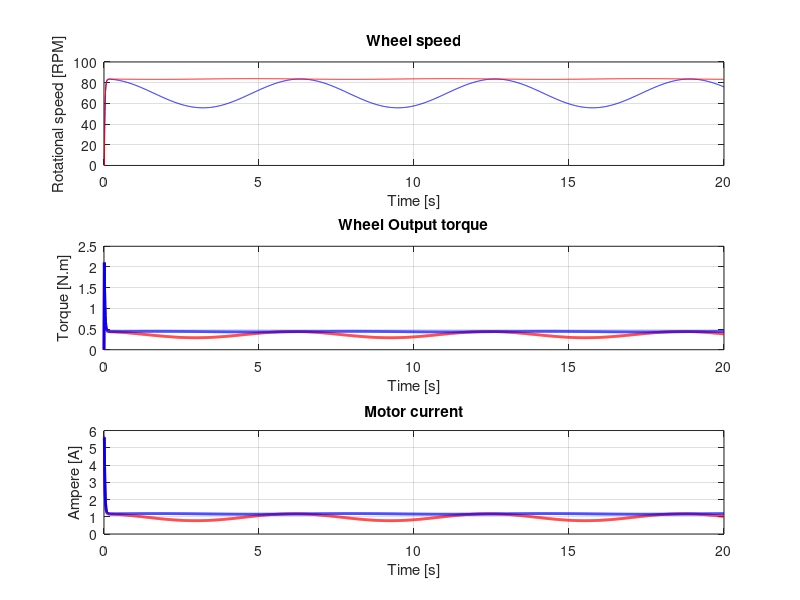
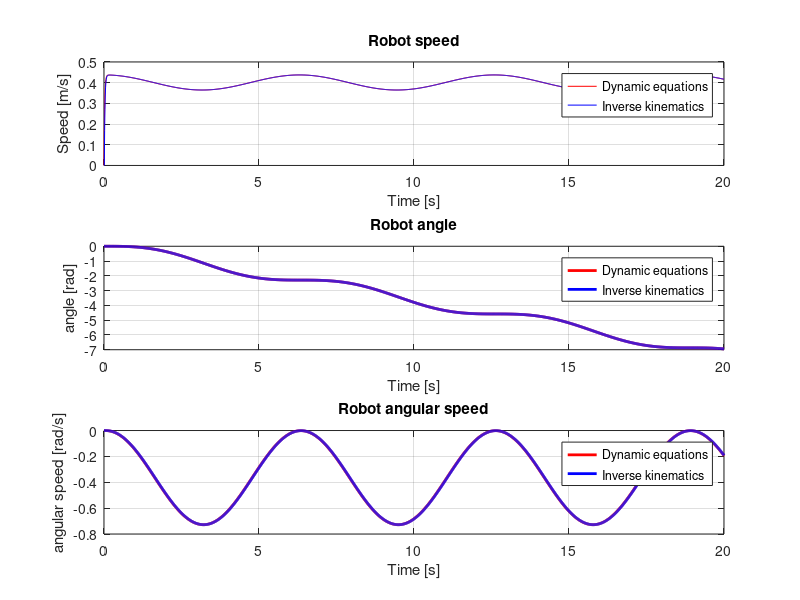
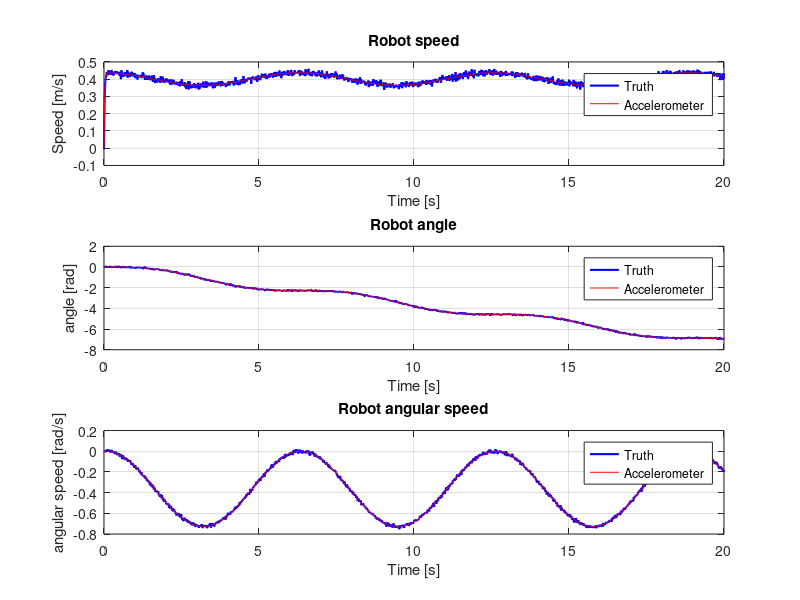
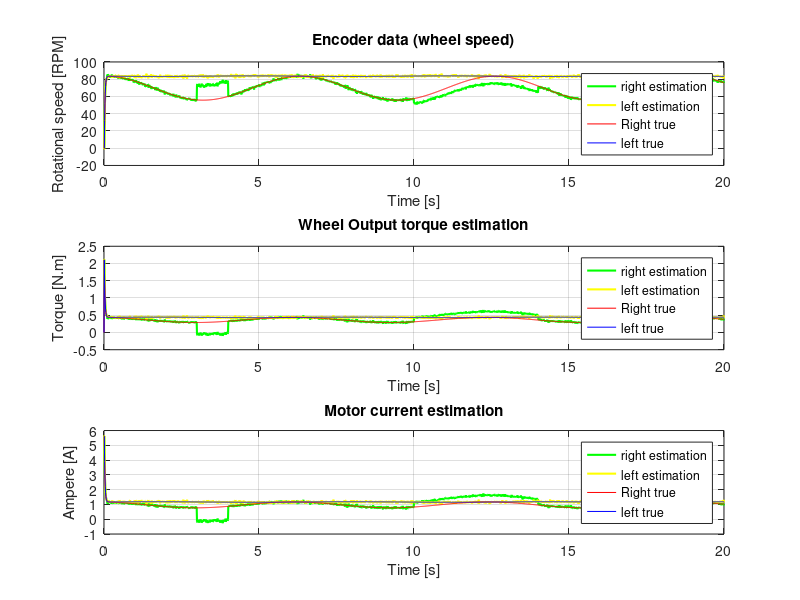

Here is the MATLAB script that generated these plots, in order: (Note: this script raises an error after producing the figures.)
clear; clc; close all;
% ========== Initialize Variables ==========
% ------ Simulation ------
Ts = 1e-2;
t = 0:Ts:20;
N = length(t);          % number of points in the simulation
rpm_to_rad = (2*pi)/60; % coef to convert rpm to rad
rad_to_rpm = 60/(2*pi); % coef to convert rad to rpm

% ------ Motor ------
R_motor  = 2.14;     % [Ohm] motor resistance
Kt = 0.0038;         % [N·m/A] motor torque coefficient
Ke = 0.011;          % [V/(rad/s)] (output shaft)

% ------ Robot ------
gear_ratio = 98.78;
D = 0.1;    % [m] wheel diameter
r = D/2;    % [m] wheel radius
L = 0.20;   % [m] wheel separation
m = 5;      % [kg] mass of the robot
J = 0.1454; % [kg.m^2] moment of inertia of the robot (33*49 and 5kg)
b = 1.0;    % friction coefficient wheels


% ==================== System Input ====================
V1 = ones(2,N).*12;         % [V] Tension applied on both motors
V1(1, t >= 2 & t <= 4) = 8; % turning phase

V2 = ones(2,N).*12;
V2(1, t >= 2 & t <= 4) = 8;
V2(2, t >= 4 & t <= 6) = 8;

V3 = ones(2,N).*12;
V3(1, :) = 10 + 2.*cos(t);

V_truth = V3;
% ======================================================



% ========== Initialize State Matrices ==========
% ------ True Robot ------
W_wheels = zeros(2,N);           % [rad/s] Rotational speed of the wheels
T_wheels = zeros(2,N);           % [N.m] Torque of the wheels

X_truth = zeros(3,N);  % [v; yaw; yaw_dot;]

G_truth = [1/(m*r)   1/(m*r);
     0         0;
     L/(2*J*r) -L/(2*J*r)];

F_truth = [-(2*b)/(m*r)  0         0;
           0       0         1;
           0       0  -b*L^2/(2*J*r)];

inv_kynematics = [1/r 0 L/(2*r);
                  1/r 0 -L/(2*r)];

phi_true = eye(3) + F_truth*Ts;
Gd_true  = G_truth.*Ts;

% ------ True Motor ------
T_motors_true = zeros(2,N);
W_motors_true = zeros(2,N);
current_true = zeros(2,N);


% ========== First step calculation ==========
% ------ True state ------
W_wheels(:,1) = inv_kynematics*X_truth(:,1);

W_motors_true(:,1) = W_wheels(:,1)*gear_ratio;
current_true(:,1) = (V_truth(:,1) - Ke*W_motors_true(:,1))/R_motor;
T_motors_true(:,1) = Kt*current_true(1);

X_truth(:,1) = phi_true*X_truth(:,1) + Gd_true*T_wheels(:,1);

X_inv_kin = zeros(4,N);
X_inv_kin(1,1) = (W_wheels(1,1)+W_wheels(2,1))*(r/2);
X_inv_kin(3,1) = (W_wheels(1,1)-W_wheels(2,1))*(r/L);
X_inv_kin(2,1) = X_inv_kin(2,1)+X_inv_kin(3,1)*Ts;
X_inv_kin(4,1) = X_inv_kin(4,1)+X_inv_kin(3,1)*Ts;


% ========== Loop calculation ==========
for k = 2:N
    % ------ Perform true calcutation of the state ------
    W_wheels(:,k) = inv_kynematics*X_truth(:,k-1);

    W_motors_true(:,k) = W_wheels(:,k) .* gear_ratio;
    current_true(:,k) = (V_truth(:,k) - W_motors_true(:,k).*Ke) ./ R_motor;
    T_motors_true(:,k) = current_true(:,k).*Kt;
    T_wheels(:,k) = T_motors_true(:,k).*gear_ratio;

    X_truth(:,k) = phi_true*X_truth(:,k-1) + Gd_true*T_wheels(:,k);
    

    % --- Perform true calculation of the state using inverse kinematics ---
    X_inv_kin(1,k) = (W_wheels(1,k)+W_wheels(2,k))*(r/2); % True speed
    X_inv_kin(3,k) = (W_wheels(1,k)-W_wheels(2,k))*(r/L); % True angular speed
    X_inv_kin(2,k) = X_inv_kin(2,k-1)+X_inv_kin(3,k)*Ts;  % True angle
    X_inv_kin(4,k) = (X_inv_kin(3,k)-X_inv_kin(3,k-1))/Ts;% True angular acceleration  
end

% ========== Plotting ==========
% ------ Motor ------
figure; set(gcf, 'Name', 'Motor Data', 'NumberTitle', 'off');
% Speed plot
subplot(3,1,1);
plot(t, W_wheels(1,:).*rad_to_rpm, 'b'); hold on;
plot(t, W_wheels(2,:).*rad_to_rpm, 'r'); hold on;
title('Wheel speed');
xlabel('Time [s]');
ylabel('Rotational speed [RPM]');
grid on;

% Torque plot
subplot(3,1,2);
plot(t, T_wheels(1,:), 'r', 'LineWidth', 2); hold on;
plot(t, T_wheels(2,:), 'b', 'LineWidth', 2); hold on;
title('Wheel Output torque');
xlabel('Time [s]');
ylabel('Torque [N.m]');
grid on;

% Current plot
subplot(3,1,3);
plot(t, current_true(1,:), 'r', 'LineWidth', 2); hold on;
plot(t, current_true(2,:), 'b', 'LineWidth', 2); hold on;
title('Motor current');
xlabel('Time [s]');
ylabel('Ampere [A]');
grid on;

% ------ Robot ------
figure; set(gcf, 'Name', 'True robot state', 'NumberTitle', 'off');
% Speed plot
subplot(3,1,1);
plot(t, X_truth(1,:), 'r'); hold on;
plot(t, X_inv_kin(1,:), 'b'); 
ylabel('Speed [m/s]');
title('Robot speed');
xlabel('Time [s]');
grid on; legend('Dynamic equations','Inverse kinematics');

% Angular speed
subplot(3,1,2);
plot(t, X_truth(2,:), 'r', 'LineWidth', 2); hold on;
plot(t, X_inv_kin(2,:), 'b', 'LineWidth', 2);
title('Robot angle');
xlabel('Time [s]');
ylabel('angle [rad]');
grid on; legend('Dynamic equations','Inverse kinematics');

% Robot angular acceleration
subplot(3,1,3);
plot(t, X_truth(3,:), 'r', 'LineWidth', 2); hold on;
plot(t, X_inv_kin(3,:), 'b', 'LineWidth', 2);
title('Robot angular speed');
xlabel('Time [s]');
ylabel('angular speed [rad/s]');
grid on; legend('Dynamic equations','Inverse kinematics');




%% |||||||||||||||||||||||||| KALMAN FILTER IMPLEMENTATION |||||||||||||||||||||||||| 

% --------------- Sensor data generation ---------------
acc_deviation_x = 0.01;
acc_deviation_yaw = 0.05;
acc_deviation_yaw_dot = 0.01;
acc_sensor = X_truth + [randn(1,N).*acc_deviation_x;
                        randn(1,N).*acc_deviation_yaw;
                        randn(1,N).*acc_deviation_yaw_dot;];


encoder_deviation = 10;
encoder_data = W_motors_true+[randn(1,N).*encoder_deviation;
                              randn(1,N).*encoder_deviation];
% % Slip: slip is not white Gaussian noise — treat it with adaptive R, augmented slip state, or outlier rejection.
encoder_data(1, 3<=t & t<=4) = encoder_data(1, 3<=t & t<=4).*1.3; %introducing slip
encoder_data(1, 10<=t & t<=14) = encoder_data(1, 10<=t & t<=14).*0.9; %introducing slip

current_estimation = (V_truth - encoder_data.*Ke)./R_motor;
T_motors_estimation = current_estimation.*Kt;





% --------------- Kalman Filter ---------------
Y = acc_sensor; % sensor data used for prediction step
H = eye(3,3);

U = T_motors_estimation.*gear_ratio; % sensor data for update step

X = zeros(3, N);
X_stored = zeros(3, N);

P = eye(3,3).*10^9;

% G = [1/(m*r)   1/(m*r);
%         0         0;
%      L/(2*J*r) -L/(2*J*r)];

G = [1/(m*r)   1/(m*r);
        0         0;
        1        -1];

% F = [-(2*b)/(m*r)  0         0;
%            0       0         1;
%            0       0  -b*L^2/(2*J*r)];

F = [-1   0   0;
      0   0   1;
      0   0  -1];

phi = eye(3) + F*Ts;
Gd  = G.*Ts;

stored_sqrt_P = zeros(3,3,length(t)); %Used to plot the expected estimation errors

% process_noise = 0.1;
% Q = process_noise*[ (Ts^5)/20 (Ts^4)/8 (Ts^3)/6;
%                     (Ts^4)/8  (Ts^3)/3 (Ts^2)/2;
%                     (Ts^3)/6  (Ts^2)/2  Ts      ]; %Process noise covariance matrix

Q_coef = 100;
Q = Q_coef*[ 10*Ts*acc_deviation_x^2           0                               0;
             0          acc_deviation_yaw*(Ts^3)/3                          acc_deviation_yaw*acc_deviation_yaw_dot*(Ts^2)/2;
             0          acc_deviation_yaw*acc_deviation_yaw_dot*(Ts^2)/2    acc_deviation_yaw_dot*Ts];


R = [acc_deviation_x^2      0                0;
     0             acc_deviation_yaw^2       0;
     0                      0      acc_deviation_yaw_dot^2];



% ========== Loop calculation ==========
for k = 2:N
    % --- Kalman Filter ---
    % Store the values of P for plotting
    stored_sqrt_P(:,:,k) = sqrt(P);

    % UPDATE STEP
    % Kalman gain : K(k)
    K = P*H' / (H*P*H' + R);

    % Update state vecor estimate X^(k)
    X_stored(:,k) = X(:,k-1) + K*(Y(:,k)-H*X(:,k-1)); 

    % Update state estimation error: P(k|k-1) to P(k|k)
    P = (eye(3) - K*H)*P;
    
    % PROJECTION STEP
    % project state estimation error: P(k|k) to P(k+1|k)
    P = phi*P*phi' + Q;

    % project state vecor estimation X^(k|k) to X^(k+1|k)
    X(:,k) = phi*X_stored(:,k)  + Gd*U(:,k);
end



%% ==================== Plotting ====================
% ------ Accelerometer data ------
figure; set(gcf, 'Name', 'Accelerometer data', 'NumberTitle', 'off');
% Speed plot
subplot(3,1,1);
plot(t, Y(1,:), 'b', 'LineWidth', 1.5); hold on;
plot(t, X_truth(1,:), 'r', 'LineWidth', 0.5); hold on;
title('Robot speed'); ylabel('Speed [m/s]'); xlabel('Time [s]');
grid on; legend('Truth','Accelerometer'); hold off;

% Angular speed
subplot(3,1,2);
plot(t, Y(2,:), 'b', 'LineWidth', 1.5); hold on;
plot(t, X_truth(2,:), 'r', 'LineWidth', 0.5); hold on;
title('Robot angle'); xlabel('Time [s]'); ylabel('angle [rad]');
grid on; legend('Truth','Accelerometer'); hold off;

% Robot angular acceleration
subplot(3,1,3);
plot(t, Y(3,:), 'b', 'LineWidth', 1.5); hold on;
plot(t, X_truth(3,:), 'r', 'LineWidth', 0.5); hold on;
title('Robot angular speed'); xlabel('Time [s]'); ylabel('angular speed [rad/s]');
grid on; legend('Truth','Accelerometer'); hold off;


% ------ Estimation of torque data using encoder data ------
figure; set(gcf, 'Name', 'Encoder data', 'NumberTitle', 'off');
% Wheel speed plot
subplot(3,1,1);
plot(t, encoder_data(1,:)./gear_ratio.*rad_to_rpm, 'g', 'LineWidth', 1.5); hold on;
plot(t, encoder_data(2,:)./gear_ratio.*rad_to_rpm, 'y', 'LineWidth', 1.5); hold on;
plot(t, W_wheels(1,:).*rad_to_rpm, 'r', 'LineWidth', 0.5); hold on;
plot(t, W_wheels(2,:).*rad_to_rpm, 'b', 'LineWidth', 0.5); hold on;
title('Encoder data (wheel speed)'); xlabel('Time [s]'); ylabel('Rotational speed [RPM]');
legend('right estimation', 'left estimation','Right true', 'left true');
grid on; hold off;

% Torque plot
subplot(3,1,2);
plot(t, U(1,:), 'g', 'LineWidth', 1.5); hold on;
plot(t, U(2,:), 'y', 'LineWidth', 1.5); hold on;
plot(t, T_wheels(1,:), 'r', 'LineWidth', 0.5); hold on;
plot(t, T_wheels(2,:), 'b', 'LineWidth', 0.5); hold on;
title('Wheel Output torque estimation'); xlabel('Time [s]'); ylabel('Torque [N.m]');
legend('right estimation', 'left estimation','Right true', 'left true');
grid on; hold off;

% Current plot
subplot(3,1,3);
plot(t, current_estimation(1,:), 'g', 'LineWidth', 1.5); hold on;
plot(t, current_estimation(2,:), 'y', 'LineWidth', 1.5); hold on;
plot(t, current_true(1,:), 'r', 'LineWidth', 0.5);       hold on;
plot(t, current_true(2,:), 'b', 'LineWidth', 0.5);       hold on;
title('Motor current estimation'); xlabel('Time [s]'); ylabel('Ampere [A]');
legend('right estimation', 'left estimation','Right true', 'left true');
grid on; hold off;

% ------ Robot state estimation ------
figure; set(gcf, 'Name', 'KF estimation', 'NumberTitle', 'off');
% Speed plot
subplot(3,1,1);
plot(t, X_truth(1,:), 'r'); hold on;
plot(t, X_stored(1,:), 'b'); 
title('Robot speed'); xlabel('Time [s]'); ylabel('Speed [m/s]');
grid on; legend('True state','KF estimation');

% Angular speed
subplot(3,1,2);
plot(t, X_truth(2,:), 'r', 'LineWidth', 2); hold on;
plot(t, X_stored(2,:), 'b', 'LineWidth', 2);
title('Robot angle'); xlabel('Time [s]'); ylabel('angle [rad]');
grid on; legend('True state','KF estimation');

% Robot angular acceleration
subplot(3,1,3);
plot(t, X_truth(3,:), 'r', 'LineWidth', 2); hold on;
plot(t, X_stored(3,:), 'b', 'LineWidth', 2);
title('Robot angular speed'); xlabel('Time [s]'); ylabel('angular speed [rad/s]');
grid on; legend('True state','KF estimation');


% ========== Compute and plot robot 2D trajectory ==========
x_pos_true = zeros(1, N);
y_pos_true = zeros(1, N);

x_pos_KF = zeros(1, N);
y_pos_KF = zeros(1, N);

for k = 2:N
    x_pos_true(k) = x_pos_true(k-1) + X_truth(1,k) * cos(X_truth(2,k)) * Ts;
    y_pos_true(k) = y_pos_true(k-1) + X_truth(1,k) * sin(X_truth(2,k)) * Ts;

    x_pos_KF(k) = x_pos_KF(k-1) + X_stored(1,k) * cos(X_stored(2,k)) * Ts;
    y_pos_KF(k) = y_pos_KF(k-1) + X_stored(1,k) * sin(X_stored(2,k)) * Ts;
end


% Time markers every 1 second
t_labels = 0:1:t(end);
idx = round(t_labels / Ts) + 1;

% ---------- Plot the trajectory ----------
figure; set(gcf, 'Name', 'Navigation frame position', 'NumberTitle', 'off');
tiledlayout(4,1,'TileSpacing','compact','Padding','compact');

nexttile([3 1]);
plot(x_pos_true, y_pos_true, 'r', 'LineWidth', 2); hold on;
plot(x_pos_KF, y_pos_KF, 'b', 'LineWidth', 2); hold on;
plot(x_pos_true(idx), y_pos_true(idx), 'wx', 'MarkerSize', 6, 'LineWidth', 1.2); % Plot crosses and labels
text(x_pos_true(idx)+0.01, y_pos_true(idx)+0.01, compose('%.0fs', t_labels), 'VerticalAlignment', 'bottom', 'HorizontalAlignment', 'center', 'FontSize', 10, 'Color', 'w');
title('Robot Trajectory in 2D'); xlabel('x [m]'); ylabel('y [m]');
legend('True position', 'KF estimation', 'time marker');
ylim([-3.5 1]); xlim([-1 3]);
grid on;

nexttile;
plot(t, V_truth(1,:), 'r', 'LineWidth', 2); hold on;
plot(t, V_truth(2,:), 'b', 'LineWidth', 2);
ylim([-0.5 13])
title('Tension on motors'); xlabel('Time [s]'); ylabel('Tension [V]');
grid on; legend('Right','Left');





% ========== Estimation error plot ==========
%Position Estimation error
figure;
subplot(3,1,1); hold on; grid on;
plot(t, squeeze(stored_sqrt_P(1,1,:)), 'b', 'DisplayName', 'Upper expected position deviation');
plot(t, -squeeze(stored_sqrt_P(1,1,:)), 'b', 'DisplayName', 'Lower expected position deviation');
plot(t, X_truth(1,:)-X_stored(1,:), 'g', 'DisplayName', 'Speed error');
ylim([max(-stored_sqrt_P(1,1,end)*3,-0.2) max(stored_sqrt_P(1,1,end)*3,0.2)]);
% ylim([-0.02 0.02]);
title('Expedcted speed error compared to the actual error'); xlabel('Time [s]'); ylabel('Error [m]');
legend;

%Speed Estimation error
subplot(3,1,2); hold on; grid on;
plot(t, squeeze(stored_sqrt_P(2,2,:)), 'b', 'DisplayName', 'Upper expected speed deviation');
plot(t, -squeeze(stored_sqrt_P(2,2,:)), 'b', 'DisplayName', 'Upper expected speed deviation');
plot(t, X_truth(2,:)-X_stored(2,:), 'g', 'DisplayName', 'Orientation error');
ylim([-stored_sqrt_P(2,2,end)*3 stored_sqrt_P(2,2,end)*3]);
title('Expected speed error compared to the actual error'); xlabel('Time [s]'); ylabel('Error [m/s]');
legend;

%Acceleration Estimation error
subplot(3,1,3); hold on; grid on;
plot(t, squeeze(stored_sqrt_P(3,3,:)), 'b', 'DisplayName', 'Upper expected speed deviation');
plot(t, -squeeze(stored_sqrt_P(3,3,:)), 'b', 'DisplayName', 'Upper expected speed deviation');
plot(t, X_truth(3,:)-X_stored(3,:), 'g', 'DisplayName', 'Angular speed error');
ylim([-stored_sqrt_P(3,3,end)*3 stored_sqrt_P(3,3,end)*3]);
title('Expected Aceeleration error compared to the actual error'); xlabel('Time [s]'); ylabel('Error [m/s^2]');
legend;
